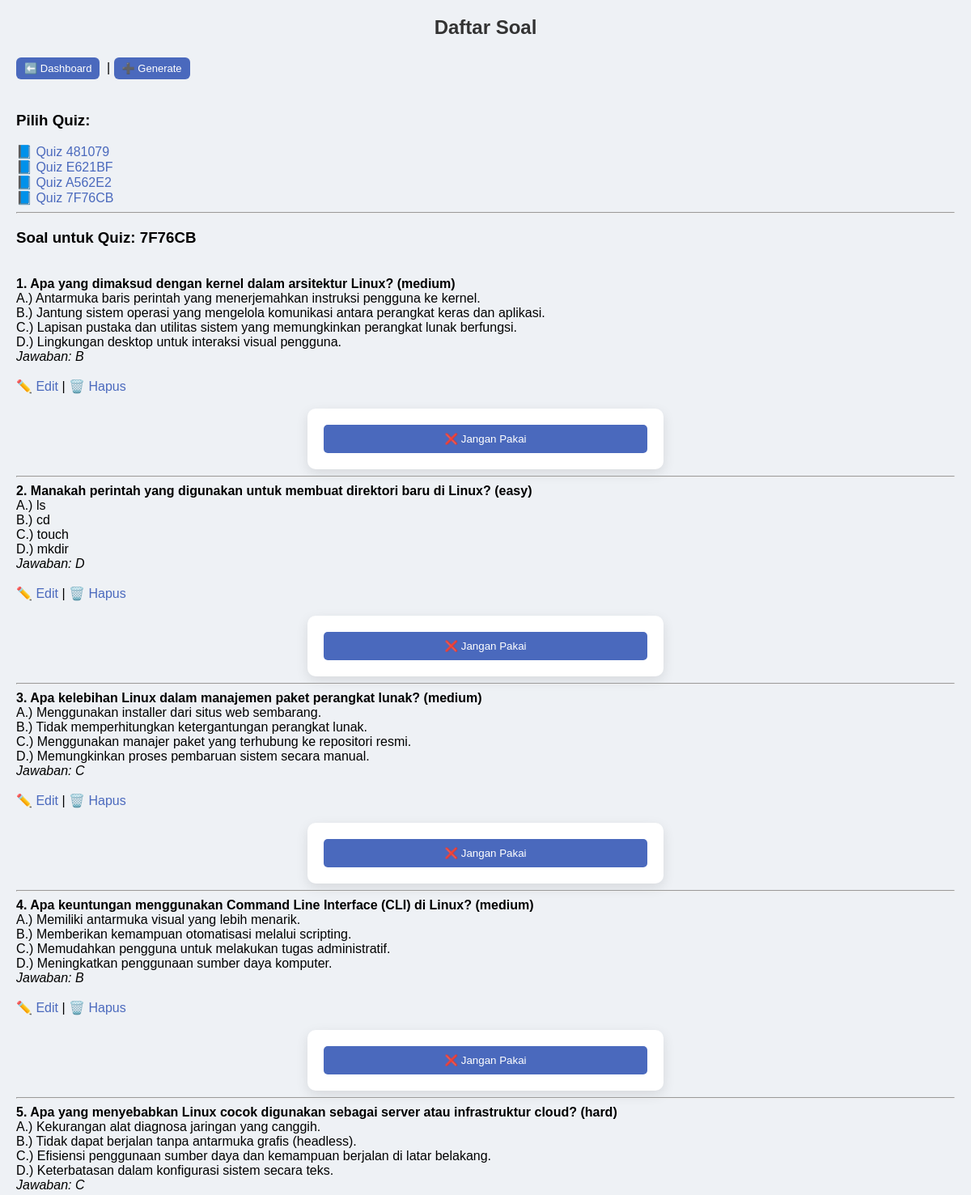
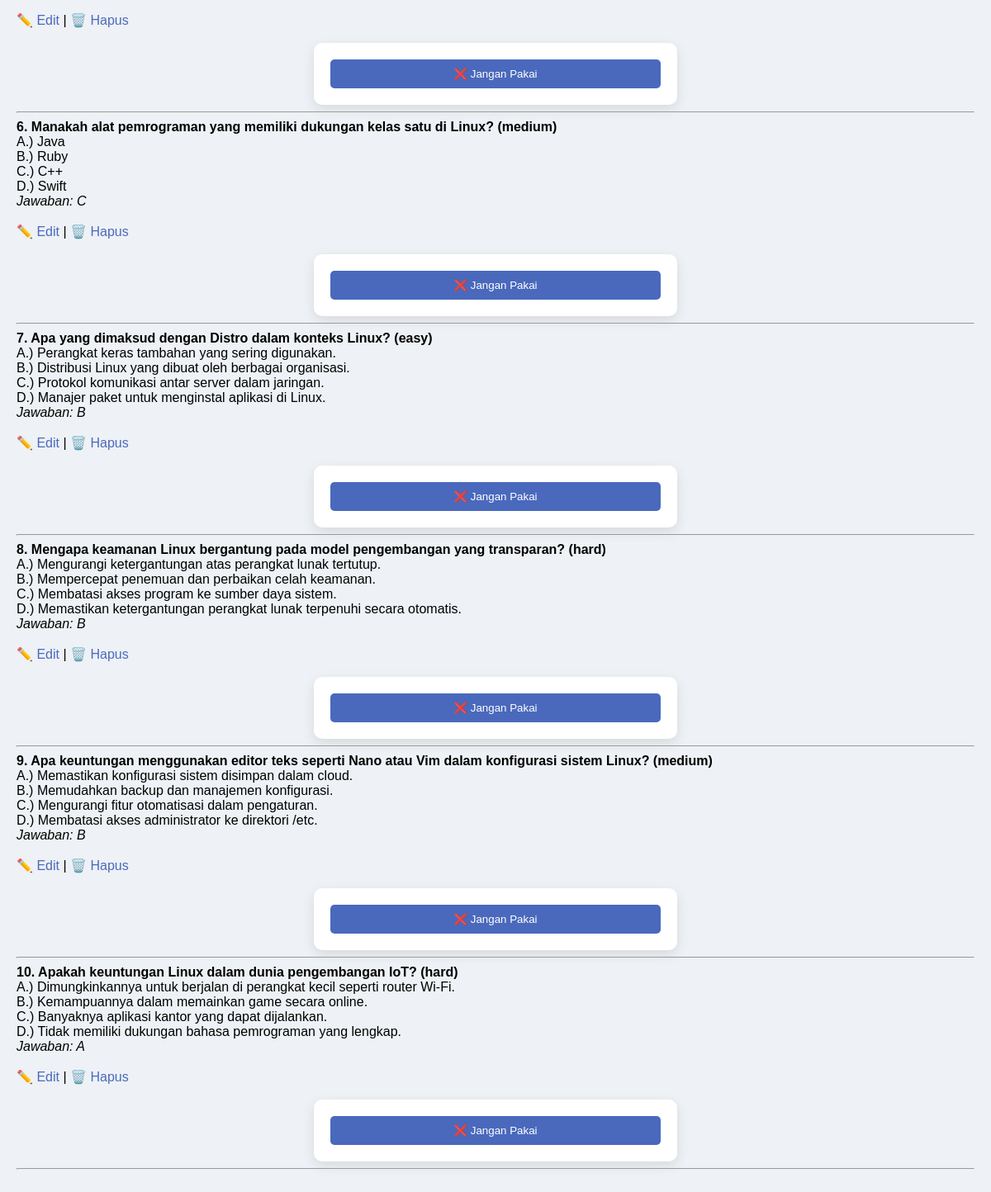
Screenshot of /lihat_soal.php?kode=7F76CB (signed in) with the database file from the repository (2 pictures, top to bottom).
### tables this page shows
CREATE TABLE `soal` (
  `id` int(11) NOT NULL,
  `pertanyaan` text NOT NULL,
  `opsi` text NOT NULL,
  `jawaban` varchar(10) NOT NULL,
  `level` varchar(20) NOT NULL,
  `user_id` int(11) DEFAULT NULL,
  `aktif` tinyint(1) DEFAULT 0,
  `kode_quiz` varchar(20) DEFAULT NULL,
  `created_at` timestamp NOT NULL DEFAULT current_timestamp()
);

### lihat_soal.php (the view, shortened to what this page needs)
<?php
include "koneksi.php";
echo '<link rel="stylesheet" href="style.css">';
$user_id = $_SESSION['user_id'];
$kode = $_GET['kode'] ?? '';
?>
<h2>Daftar Soal</h2>
<a href="dashboard.php" class="btn"> ⬅️ Dashboard</a> |
<a href="generate.php" class="btn"> ➕ Generate</a>
<?php
echo "<h3>Pilih Quiz:</h3>";
$list = mysqli_query($conn, "SELECT DISTINCT kode_quiz FROM soal WHERE user_id='$user_id'");
while ($d = mysqli_fetch_assoc($list)) {
    echo "<a href='lihat_soal.php?kode=".$d['kode_quiz']."'>📘 Quiz ".$d['kode_quiz']."</a><br>";
}
echo "<hr>";
$query = mysqli_query($conn, "SELECT * FROM soal WHERE user_id='$user_id' AND kode_quiz='$kode'");
$no = 1;
?>
<h3>Soal untuk Quiz: <?php echo $kode; ?></h3><br>
<?php while ($data = mysqli_fetch_assoc($query)) { ?>
    <b><?php echo $no++; ?>. <?php echo $data['pertanyaan']; ?> (<?php echo $data['level']; ?>)</b><br>
    <?php $opsi = explode("|", $data['opsi']); ?>
    A.) <?php echo $opsi[0]; ?><br>
    B.) <?php echo $opsi[1]; ?><br>
    C.) <?php echo $opsi[2]; ?><br>
    D.) <?php echo $opsi[3]; ?><br>
    <i>Jawaban: <?php echo $data['jawaban']; ?></i><br><br>
    <a href="edit_soal.php?id=<?php echo $data['id']; ?>">✏️ Edit</a> |
    <a href="hapus_soal.php?id=<?php echo $data['id']; ?>" onclick="return confirm('Yakin hapus soal ini?')">🗑️ Hapus</a>
    <form method="POST" action="">
        <?php if ($data['aktif'] == 0) { ?>
            <button name="aktifkan">✔️ Pakai Soal</button>
        <?php } else { ?>
            <button name="nonaktifkan">❌ Jangan Pakai</button>
        <?php } ?>
    </form>
    <hr>
<?php } ?>

### style.css (style rules this page uses)
h2 { text-align: center; color: #333; }
form { max-width: 400px; margin: auto; background: white; padding: 20px; border-radius: 10px; box-shadow: 0 5px 15px rgba(0,0,0,0.1); }
button { width: 100%; padding: 10px; background: #4a69bd; color: white; border: none; border-radius: 5px; }
a { color: #4a69bd; text-decoration: none; }
.btn { display: block; text-align: center; padding: 10px; background: #4a69bd; color: white; border-radius: 6px; text-decoration: none; }
.btn { display: inline-block; padding: 6px 10px; background: #4a69bd; color: white; border-radius: 6px; text-decoration: none; font-size: 13px; margin: 3px 4px 3px 0; transition: 0.2s; }

### rows the page displays
soal: pertanyaan "Apa yang dimaksud dengan kernel dalam arsitektur Linux?", level "medium", opsi "Antarmuka baris perintah yang menerjemahkan instruksi pengguna ke kernel.", opsi "Jantung sistem operasi yang mengelola komunikasi antara perangkat keras dan aplikasi.", opsi "Lapisan pustaka dan utilitas sistem yang memungkinkan perangkat lunak berfungsi.", opsi "Lingkungan desktop untuk interaksi visual pengguna.", jawaban "B", aktif "❌ Jangan Pakai"
soal: pertanyaan "Manakah perintah yang digunakan untuk membuat direktori baru di Linux?", level "easy", opsi "ls", opsi "cd", opsi "touch", opsi "mkdir", jawaban "D", aktif "❌ Jangan Pakai"
soal: pertanyaan "Apa kelebihan Linux dalam manajemen paket perangkat lunak?", level "medium", opsi "Menggunakan installer dari situs web sembarang.", opsi "Tidak memperhitungkan ketergantungan perangkat lunak.", opsi "Menggunakan manajer paket yang terhubung ke repositori resmi.", opsi "Memungkinkan proses pembaruan sistem secara manual.", jawaban "C", aktif "❌ Jangan Pakai"
soal: pertanyaan "Apa keuntungan menggunakan Command Line Interface (CLI) di Linux?", level "medium", opsi "Memiliki antarmuka visual yang lebih menarik.", opsi "Memberikan kemampuan otomatisasi melalui scripting.", opsi "Memudahkan pengguna untuk melakukan tugas administratif.", opsi "Meningkatkan penggunaan sumber daya komputer.", jawaban "B", aktif "❌ Jangan Pakai"
soal: pertanyaan "Apa yang menyebabkan Linux cocok digunakan sebagai server atau infrastruktur cloud?", level "hard", opsi "Kekurangan alat diagnosa jaringan yang canggih.", opsi "Tidak dapat berjalan tanpa antarmuka grafis (headless).", opsi "Efisiensi penggunaan sumber daya dan kemampuan berjalan di latar belakang.", opsi "Keterbatasan dalam konfigurasi sistem secara teks.", jawaban "C", aktif "❌ Jangan Pakai"
soal: pertanyaan "Manakah alat pemrograman yang memiliki dukungan kelas satu di Linux?", level "medium", opsi "Java", opsi "Ruby", opsi "C++", opsi "Swift", jawaban "C", aktif "❌ Jangan Pakai"
soal: pertanyaan "Apa yang dimaksud dengan Distro dalam konteks Linux?", level "easy", opsi "Perangkat keras tambahan yang sering digunakan.", opsi "Distribusi Linux yang dibuat oleh berbagai organisasi.", opsi "Protokol komunikasi antar server dalam jaringan.", opsi "Manajer paket untuk menginstal aplikasi di Linux.", jawaban "B", aktif "❌ Jangan Pakai"
soal: pertanyaan "Mengapa keamanan Linux bergantung pada model pengembangan yang transparan?", level "hard", opsi "Mengurangi ketergantungan atas perangkat lunak tertutup.", opsi "Mempercepat penemuan dan perbaikan celah keamanan.", opsi "Membatasi akses program ke sumber daya sistem.", opsi "Memastikan ketergantungan perangkat lunak terpenuhi secara otomatis.", jawaban "B", aktif "❌ Jangan Pakai"
soal: pertanyaan "Apa keuntungan menggunakan editor teks seperti Nano atau Vim dalam konfigurasi sistem Linux?", level "medium", opsi "Memastikan konfigurasi sistem disimpan dalam cloud.", opsi "Memudahkan backup dan manajemen konfigurasi.", opsi "Mengurangi fitur otomatisasi dalam pengaturan.", opsi "Membatasi akses administrator ke direktori /etc.", jawaban "B", aktif "❌ Jangan Pakai"
soal: pertanyaan "Apakah keuntungan Linux dalam dunia pengembangan IoT?", level "hard", opsi "Dimungkinkannya untuk berjalan di perangkat kecil seperti router Wi-Fi.", opsi "Kemampuannya dalam memainkan game secara online.", opsi "Banyaknya aplikasi kantor yang dapat dijalankan.", opsi "Tidak memiliki dukungan bahasa pemrograman yang lengkap.", jawaban "A", aktif "❌ Jangan Pakai"

### other values shown
$d['kode_quiz'] "481079"
$d['kode_quiz'] "E621BF"
$d['kode_quiz'] "A562E2"
$d['kode_quiz'] "7F76CB"
$kode "7F76CB"
